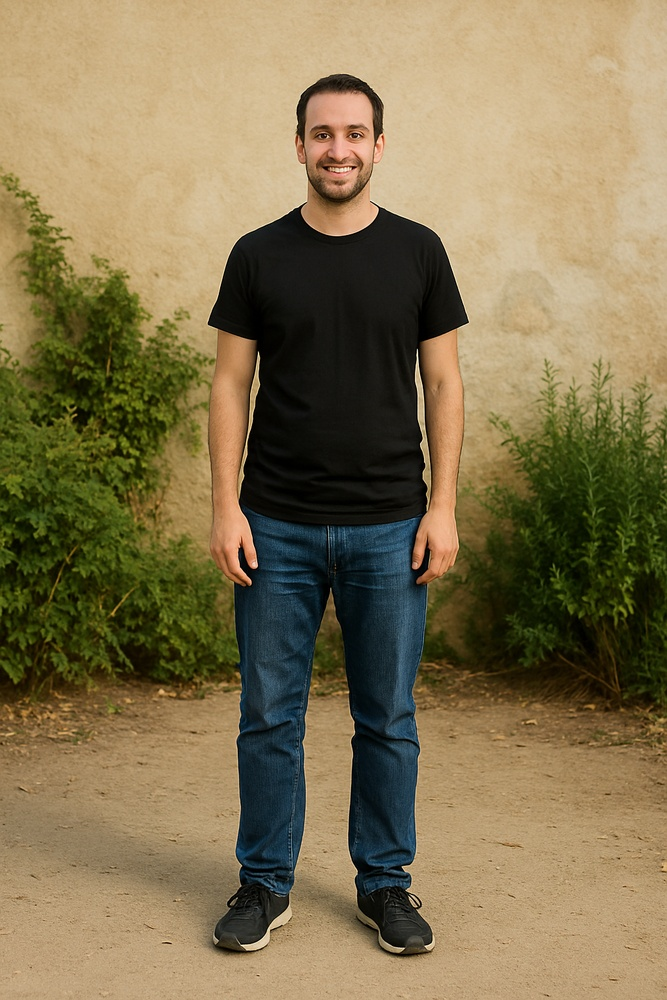
#> input picture assets/person.jpg, 667 x 1000 px, shrunk from 1024 x 1536 before the run
$ python -i ground_detection.py   (imports and definitions only)
#> lines starting #> are read from the running program, lines starting #| are printed output that depends on the picture
# utils/ground_detection.py
import cv2
import numpy as np

def detect_ground_line_y(bg_path, debug=False):
#> called with bg_path = '../assets/person.jpg', debug = False
    bg = cv2.imread(bg_path)
#> bg is the input picture: shape (1000, 667, 3); mean B, G, R 80.4, 115.5, 130.3
    gray = cv2.cvtColor(bg, cv2.COLOR_BGR2GRAY)
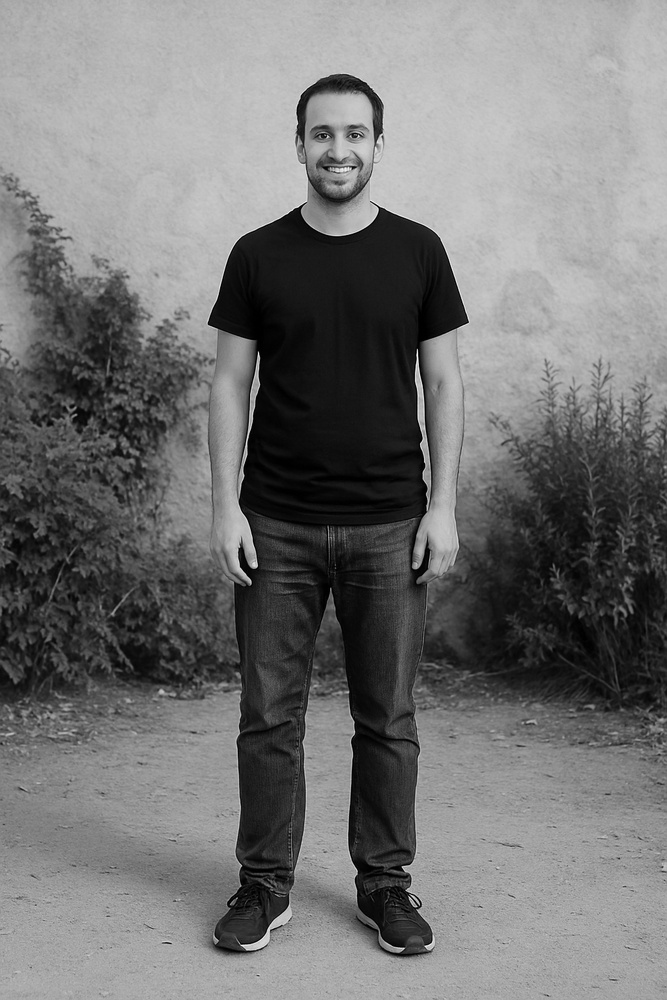
#> gray: shape (1000, 667); min 0, max 252, mean 115.9

    # Edge detection
    edges = cv2.Canny(gray, 50, 150, apertureSize=3)
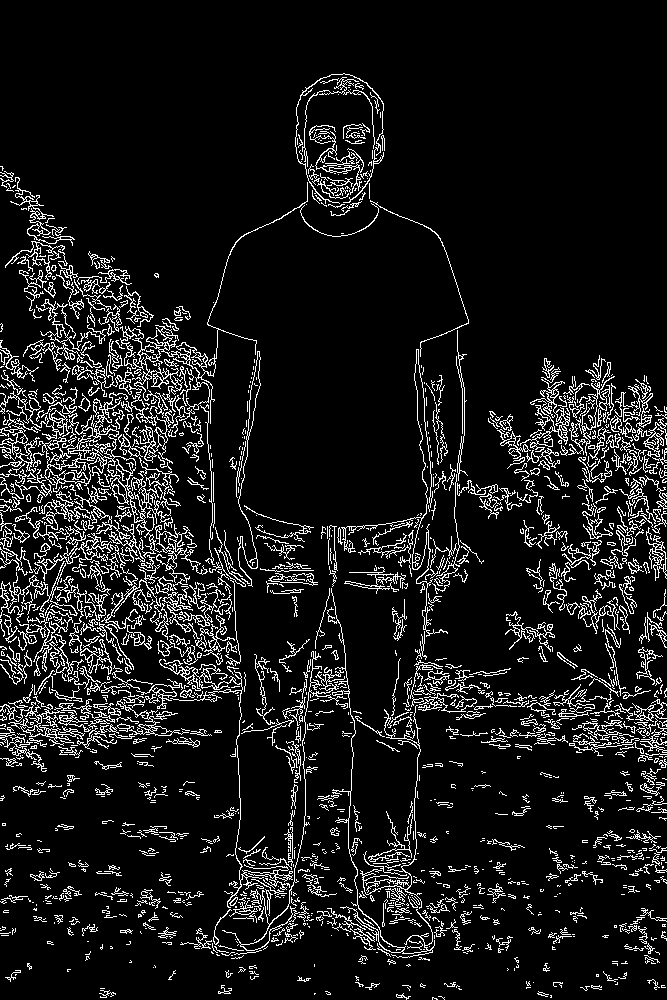
#> edges: shape (1000, 667); 9.6% white in thin lines or dots

    # Hough lines detection
    lines = cv2.HoughLinesP(edges, 1, np.pi / 180, threshold=100, minLineLength=100, maxLineGap=10)
#> lines = 113 rows, first 6: [13, 257, 82, 377], [13, 173, 53, 284], [36, 390, 193, 547], [85, 397, 223, 692], [2, 447, 219, 664], [4, 440, 119, 555]

    if lines is None:
        return int(bg.shape[0] * 0.9)

    ground_y = None
    max_length = 0
    height = bg.shape[0]
#> height = 1000

    for line in lines:
        x1, y1, x2, y2 = line[0]
        length = np.sqrt((x2 - x1)**2 + (y2 - y1)**2)
        angle = np.arctan2(y2 - y1, x2 - x1) * 180 / np.pi
        if abs(angle) < 10 or abs(angle) > 170:
            if y1 > height * 0.75 and y2 > height * 0.75:
                if length > max_length:
                    max_length = length
                    ground_y = int((y1 + y2) / 2)
#> this loop made 113 passes
#> (x1, y1, x2, y2, length, angle) on passes 1 to 12: (13, 257, 82, 377, 138.4, 60.1), (13, 173, 53, 284, 118, 70.18), (36, 390, 193, 547, 222, 45), (85, 397, 223, 692, 325.7, 64.93), (2, 447, 219, 664, 306.9, 45), (4, 440, 119, 555, 162.6, 45), (18, 177, 80, 304, 141.3, 63.98), (77, 512, 252, 586, 190, 22.92), (2, 444, 139, 581, 193.7, 45), (237, 841, 271, 941, 105.6, 71.22), (16, 255, 84, 377, 139.7, 60.87), (325, 797, 406, 918, 145.6, 56.2)
#> after the loop, max_length = 0

    if ground_y is None:
        ground_y = int(height * 0.9)
#> ground_y = 900

    if debug:
        import matplotlib.pyplot as plt
        bg_copy = bg.copy()
        for line in lines:
            x1, y1, x2, y2 = line[0]
            color = (0, 255, 0) if int((y1 + y2) / 2) == ground_y else (0, 0, 255)
            cv2.line(bg_copy, (x1, y1), (x2, y2), color, 2)
        cv2.line(bg_copy, (0, ground_y), (bg.shape[1], ground_y), (255,0,0), 3)
        plt.imshow(cv2.cvtColor(bg_copy, cv2.COLOR_BGR2RGB))
        plt.title('Detected Ground Line')
        plt.show()

    return ground_y

>>> result = detect_ground_line_y('../assets/person.jpg')
#> result = 900
